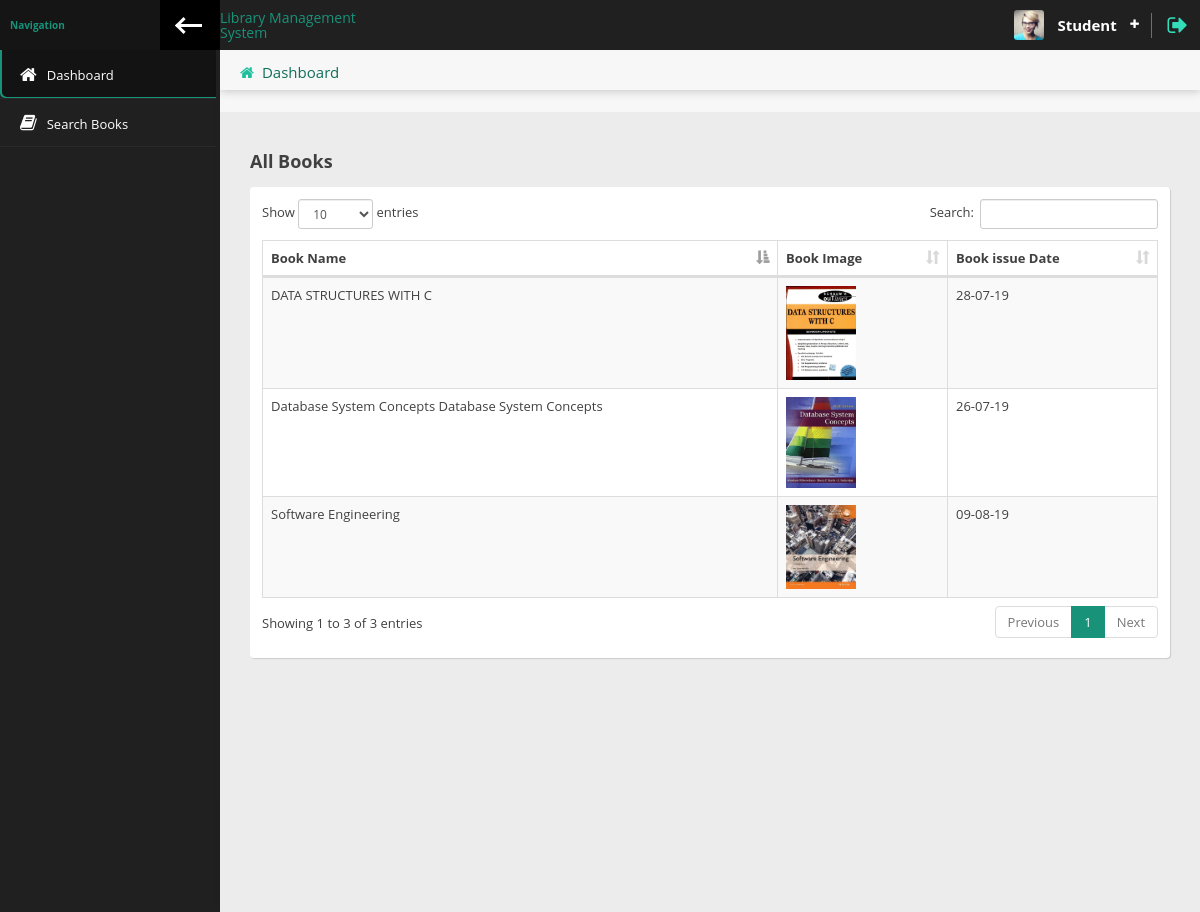
Page /LMS/Student/index.php (signed in) on the committed database.
### tables this page shows
CREATE TABLE `issue_book` (
  `id` int(5) NOT NULL,
  `students_id` int(5) NOT NULL,
  `book_id` int(5) NOT NULL,
  `issue_date` varchar(20) NOT NULL,
  `book_return_date` varchar(20) NOT NULL,
  `date_time` timestamp NOT NULL DEFAULT CURRENT_TIMESTAMP
);

CREATE TABLE `books` (
  `id` int(100) NOT NULL,
  `book_name` varchar(70) DEFAULT NULL,
  `book_image` varchar(100) DEFAULT NULL,
  `book_author_name` varchar(50) DEFAULT NULL,
  `book_publication_name` varchar(50) DEFAULT NULL,
  `book_purchase_date` varchar(50) DEFAULT NULL,
  `book_price` varchar(10) DEFAULT NULL,
  `book_qty` int(5) DEFAULT NULL,
  `available_qty` int(5) DEFAULT NULL,
  `librarian_username` varchar(50) DEFAULT NULL,
  `datetime` timestamp NOT NULL DEFAULT CURRENT_TIMESTAMP
);

### LMS/Student/index.php (the view, shortened to what this page needs)
<?php
 require_once 'header.php';
?>
                <div class="content-header">
                    <div class="leftside-content-header">
                        <ul class="breadcrumbs">
                            <li><i class="fa fa-home" aria-hidden="true"></i><a href="#">Dashboard</a></li>
                        </ul>
                    </div>
                </div>
    <div class="row animated fadeInUp">
        <div class="col-sm-12">
            <h4 class="section-subtitle"><b>All Books</b></h4>
            <div class="panel">
                <div class="panel-content">
                    <div class="table-responsive">
                        <table id="basic-table" class=" table-bordered data-table table table-striped nowrap table-hover" cellspacing="0" width="100%">
                            <thead>
                            <tr>
                                <th>Book Name</th>
                                <th>Book Image</th>
                                <th>Book issue Date</th>
                            </tr>
                            </thead>
                            <tbody>
                            <?php
                            $student_id=$_SESSION['student_id'];
                           $result= mysqli_query(mysqli_connect('localhost','root','','lms'),"SELECT issue_book.issue_date, books.book_name,books.book_image FROM books INNER JOIN issue_book ON issue_book.book_id = books.id
WHERE issue_book.students_id= '$student_id'");
                            while ($row = mysqli_fetch_assoc($result)){?>
                                <tr>
                                    <td><?= $row['book_name']?></td>
                                    <td><img width="70px" src="../images/Books/<?= $row['book_image']?>"></td>
                                    <td><?= $row['issue_date']?></td>
                                </tr>
                               <?php
                            }
                            ?>
                            </tbody>
                        </table>
                    </div>
                </div>
            </div>
        </div>
    </div>
<?php
require_once 'footer.php';
?>

### LMS/Student/header.php (shortened to what this page needs)
<?php
 $page = explode('/',$_SERVER['PHP_SELF']);
 $page = end($page);
?>
<!doctype html>
<html lang="en" class="fixed left-sidebar-top">
<head>
    <link href="../assets/vendor/pace/pace-theme-minimal.css" rel="stylesheet" />
    <link rel="stylesheet" href="../assets/vendor/bootstrap/css/bootstrap.css">
    <link rel="stylesheet" href="../assets/vendor/font-awesome/css/font-awesome.css">
    <link rel="stylesheet" href="../assets/vendor/animate.css/animate.css">
    <link rel="stylesheet" href="../assets/vendor/toastr/toastr.min.css">
    <link rel="stylesheet" href="../assets/vendor/magnific-popup/magnific-popup.css">
    <link rel="stylesheet" href="../assets/vendor/data-table/media/css/dataTables.bootstrap.min.css">
    <link rel="stylesheet" href="../assets/../assets/stylesheets/css/style.css">
</head>
<body>
<div class="wrap">
    <div class="page-header">
        <div class="leftside-header">
            <div class="logo">
                <a href="index.php" class="on-click">
                    <h6>Library Management System</h6>
                </a>
            </div>
        </div>
        <div class="rightside-header">
            <div class="header-section" id="user-headerbox">
                <div class="user-header-wrap">
                    <div class="user-photo">
                        <img alt="profile photo" src="../assets/images/avatar/avatar_user.jpg" />
                    </div>
                    <div class="user-info">
                        <span class="user-name">Student</span>
                    </div>
                    <i class="fa fa-plus icon-open" aria-hidden="true"></i>
                </div>
            </div>
            <div class="header-section">
                <a href="logout.php" data-toggle="tooltip" data-placement="left" title="Logout"><i class="fa fa-sign-out log-out" aria-hidden="true"></i></a>
            </div>
        </div>
    </div>
    <div class="page-body">
        <div class="left-sidebar">
            <div class="left-sidebar-header">
                <div class="left-sidebar-title">Navigation</div>
                <div class="left-sidebar-toggle c-hamburger c-hamburger--htla hidden-xs" data-toggle-class="left-sidebar-collapsed" data-target="html">
                    <span></span>
                </div>
            </div>
            <div id="left-nav" class="nano">
                <div class="nano-content">
                    <nav>
                        <ul class="nav nav-left-lines" id="main-nav">
                            <li class="<?= $page == 'index.php' ? 'active-item' :''?>"><a href="index.php"><i class="fa fa-home" aria-hidden="true"></i><span>Dashboard</span></a></li>
                            <li class="<?= $page == 'books.php' ? 'active-item' :''?>"><a href="books.php"><i class="fa fa-book" aria-hidden="true"></i><span>Search Books</span></a></li>
                        </ul>
                    </nav>
                </div>
            </div>
        </div>
        <div class="content">

### LMS/Student/footer.php (shortened to what this page needs)
</div>
</div>
</div>
</body>
</html>

### rows in the picture
issue_book: book.book_name "Database System Concepts Database System Concepts", book.book_image (picture), issue_date "26-07-19"
issue_book: book.book_name "DATA STRUCTURES WITH C", book.book_image (picture), issue_date "28-07-19"
issue_book: book.book_name "Software Engineering", book.book_image (picture), issue_date "09-08-19"
